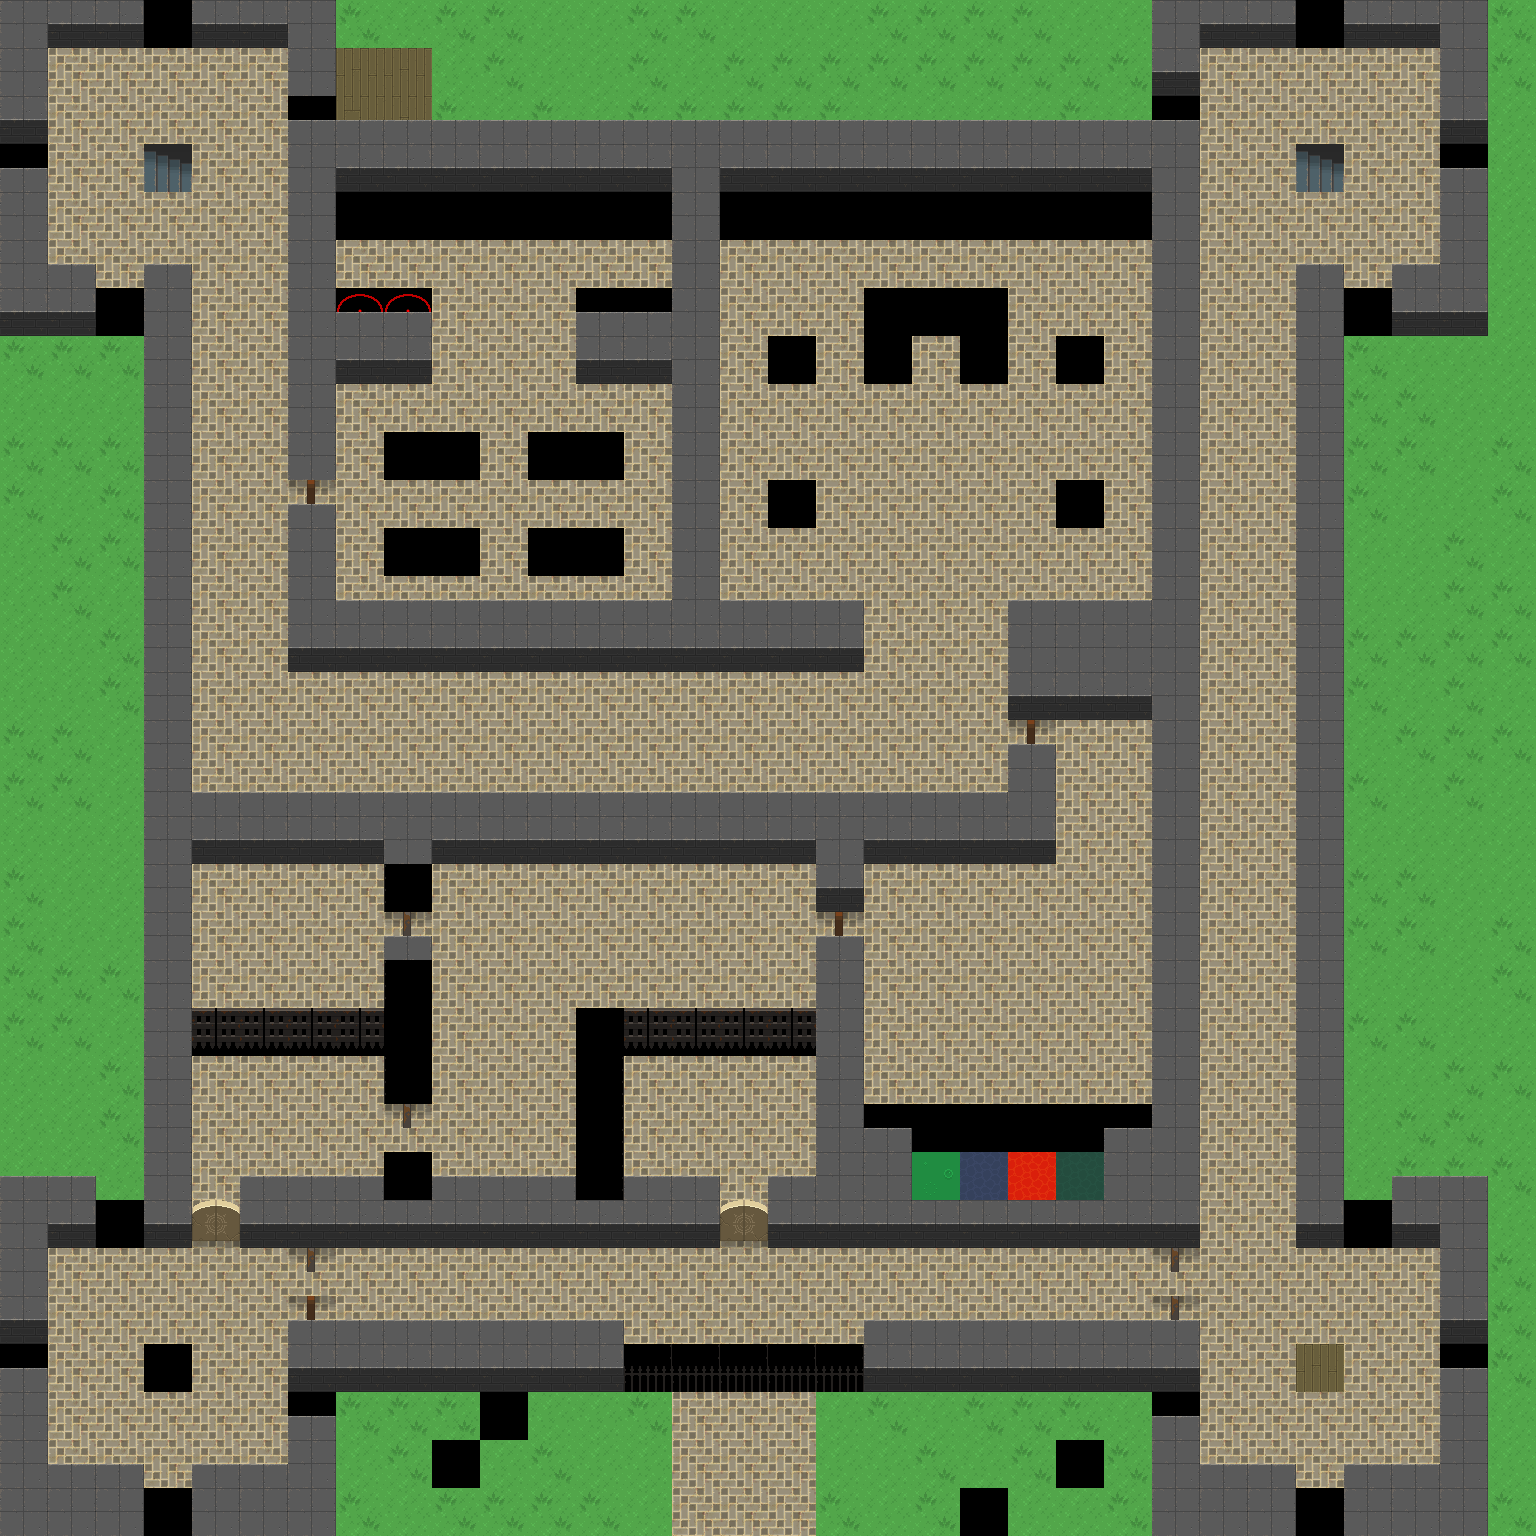

A 2D game scene composited from a Tiled map and its tileset images. What follows is a short description and the map's XML, with each tile layer's data collapsed to a summary:
An orthogonal 32x32 tile map with 48x48 px tiles, 10 tile layers (floor, floor 2, props, creature, ...), 2 tilesets and 4 objects (2x portal, INNKEEPER).

<map version="1.0" orientation="orthogonal" renderorder="right-down" width="32" height="32" tilewidth="48" tileheight="48" nextobjectid="3">
 <properties>
  <property name="startX" value="15" />
  <property name="startY" value="31" />
 </properties>
 <tileset firstgid="1" name="terrain" tilewidth="48" tileheight="48" tilecount="760" columns="20">
  <image source="uf_terrain.png" width="960" height="1824" />
  <tile id="115">
   <animation>
    <frame tileid="115" duration="500" />
    <frame tileid="116" duration="500" />
    <frame tileid="117" duration="500" />
    <frame tileid="118" duration="500" />
   </animation>
  </tile>
  <tile id="135">
   <animation>
    <frame tileid="135" duration="500" />
    <frame tileid="136" duration="500" />
    <frame tileid="137" duration="500" />
    <frame tileid="138" duration="500" />
   </animation>
  </tile>
  <tile id="155">
   <animation>
    <frame tileid="155" duration="500" />
    <frame tileid="156" duration="500" />
    <frame tileid="157" duration="500" />
    <frame tileid="158" duration="500" />
   </animation>
  </tile>
  <tile id="175">
   <animation>
    <frame tileid="175" duration="500" />
    <frame tileid="176" duration="500" />
    <frame tileid="177" duration="500" />
    <frame tileid="178" duration="500" />
   </animation>
  </tile>
  <tile id="195">
   <animation>
    <frame tileid="195" duration="300" />
    <frame tileid="196" duration="300" />
    <frame tileid="197" duration="300" />
    <frame tileid="198" duration="300" />
   </animation>
  </tile>
  <tile id="215">
   <animation>
    <frame tileid="215" duration="500" />
    <frame tileid="216" duration="500" />
    <frame tileid="217" duration="500" />
    <frame tileid="218" duration="500" />
   </animation>
  </tile>
  <tile id="644">
   <animation>
    <frame tileid="644" duration="200" />
    <frame tileid="645" duration="200" />
   </animation>
  </tile>
  <tile id="664">
   <animation>
    <frame tileid="664" duration="200" />
    <frame tileid="665" duration="200" />
   </animation>
  </tile>
  <tile id="672">
   <animation>
    <frame tileid="672" duration="750" />
    <frame tileid="673" duration="750" />
   </animation>
  </tile>
  <tile id="674">
   <animation>
    <frame tileid="674" duration="750" />
    <frame tileid="675" duration="750" />
   </animation>
  </tile>
 </tileset>
 <tileset firstgid="761" name="heroes" tilewidth="48" tileheight="48" tilecount="520" columns="40">
  <image source="uf_heroes.png" width="1920" height="624" />
 </tileset>
 <layer name="floor" width="32" height="32">
  <data>[1024 cells, 709 non-empty, 7 distinct tile ids]</data>
 </layer>
 <layer name="floor 2" width="32" height="32">
  <data>[1024 cells, 19 non-empty, 4 distinct tile ids]</data>
 </layer>
 <layer name="props" width="32" height="32">
  <data>[1024 cells, 8 non-empty, 6 distinct tile ids]</data>
 </layer>
 <layer name="creature" width="32" height="32">
  <data>[1024 cells, 0 non-empty, 0 distinct tile ids]</data>
 </layer>
 <layer name="water_edges" width="32" height="32">
  <data>[1024 cells, 0 non-empty, 0 distinct tile ids]</data>
 </layer>
 <layer name="shadows" width="32" height="32">
  <data>[1024 cells, 0 non-empty, 0 distinct tile ids]</data>
 </layer>
 <layer name="walls" width="32" height="32">
  <data>[1024 cells, 335 non-empty, 3 distinct tile ids]</data>
 </layer>
 <layer name="door" width="32" height="32">
  <data>[1024 cells, 11 non-empty, 3 distinct tile ids]</data>
 </layer>
 <layer name="torches" width="32" height="32">
  <data>[1024 cells, 0 non-empty, 0 distinct tile ids]</data>
 </layer>
 <layer name="webs" width="32" height="32">
  <data>[1024 cells, 0 non-empty, 0 distinct tile ids]</data>
 </layer>
 <objectgroup name="people">
  <object id="1" name="Jason" type="INNKEEPER" x="864" y="96" width="48" height="48">
   <properties>
    <property name="movement" value="FIXED" />
   </properties>
  </object>
 </objectgroup>
 <objectgroup name="portals">
  <object id="1" name="BRITANNIA" type="portal" x="144" y="144" width="48" height="48">
   <properties>
    <property name="wx" value="3" />
    <property name="wy" value="3" />
   </properties>
  </object>
  <object id="2" name="BRITANNIA" type="portal" x="1296" y="144" width="48" height="48">
   <properties>
    <property name="wx" value="27" />
    <property name="wy" value="3" />
   </properties>
  </object>
 </objectgroup>
 <objectgroup name="rooms">
  <object id="1" x="1584" y="1824">
   <polygon points="0,0 0,240 336,240 336,0 240,0 240,-48 96,-48 96,0" />
  </object>
 </objectgroup>
</map>
